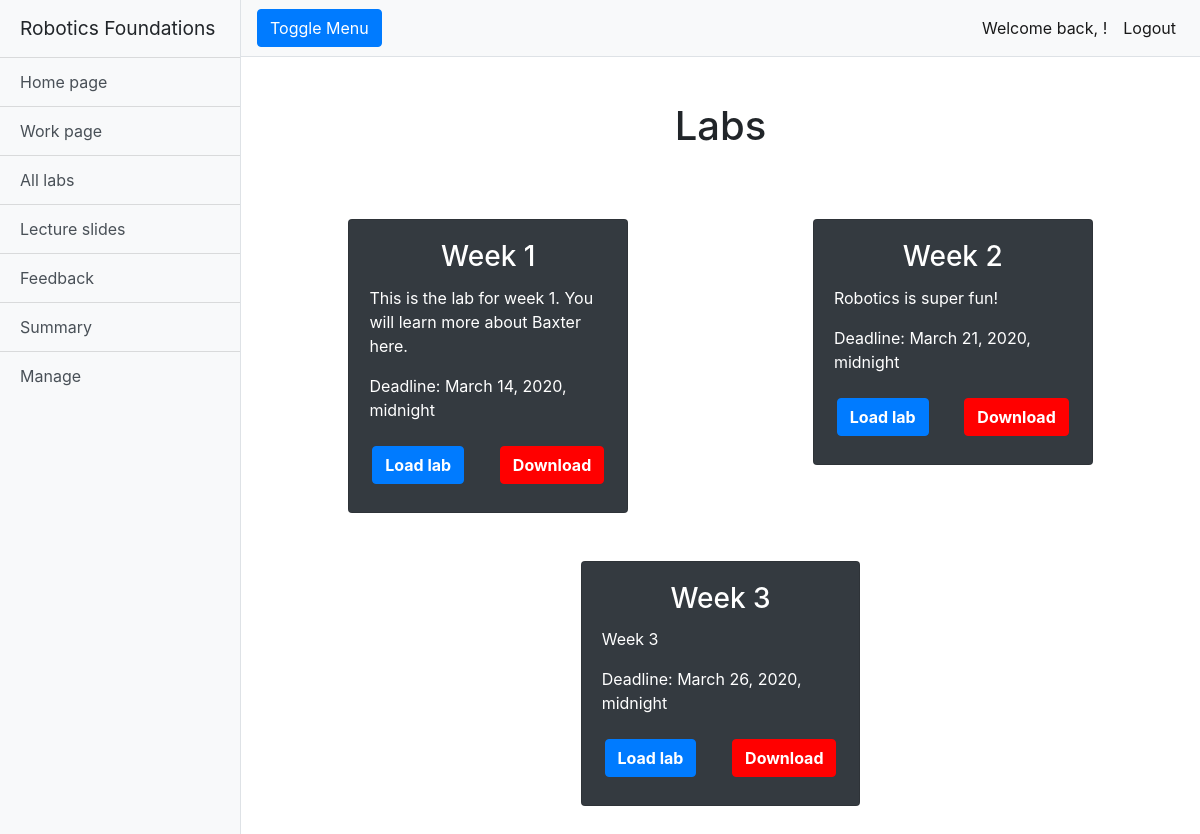
/rfwa/alllabs/ (signed in), run on an earlier commit of the app's database.
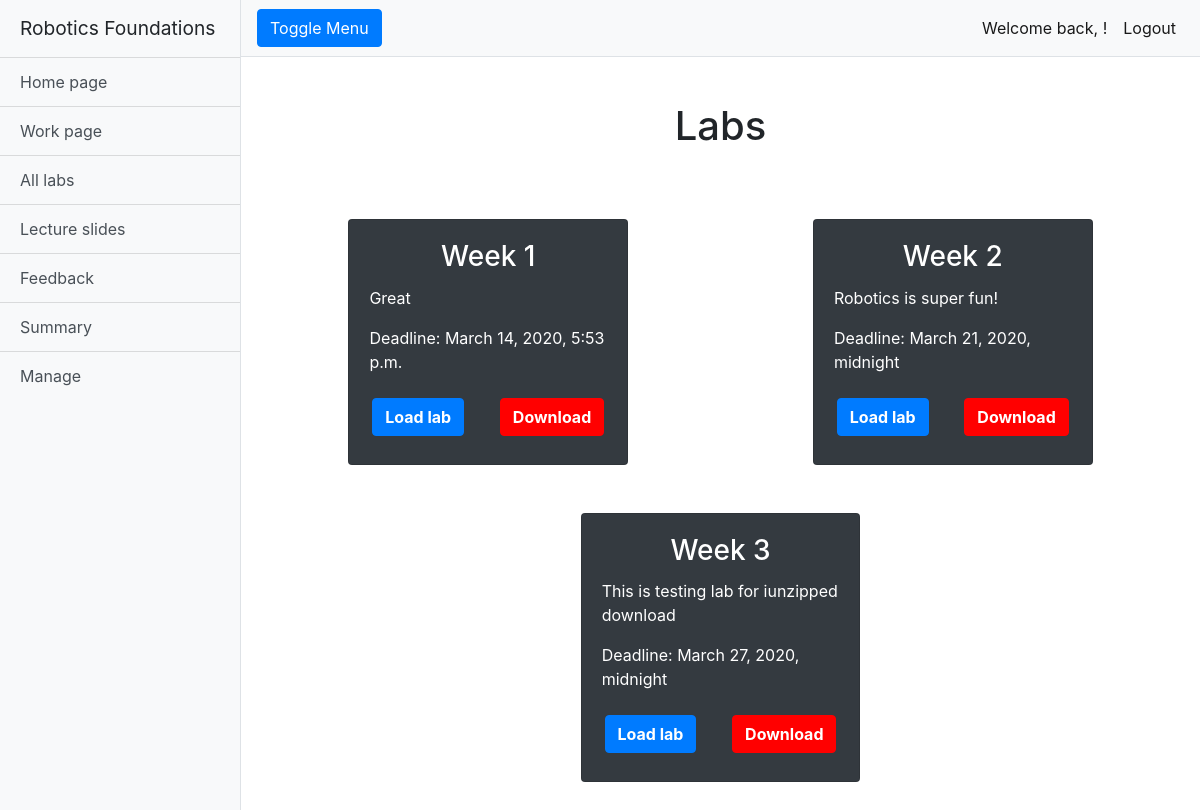
And on a later commit of the database.
### rfwa/models.py (models this page shows, shortened)
class Lab(models.Model):
    name = models.CharField(max_length=128)
    description = models.TextField(max_length=2048)
    open_Date = models.DateTimeField(timezone.now())
    close_Date = models.DateTimeField(timezone.now())
    lab_Files = models.FileField(upload_to='labs/')
    slug = models.SlugField(primary_key=True, blank=True)

### rfwa/views.py (the view)
# urls.py: path('alllabs/', views.alllabs, name='alllabs'),
@login_required
def alllabs(request):
    labs = Lab.objects.order_by('open_Date')
    return render(request, 'rfwa/alllabs.html', {'labs': labs})

### templates/rfwa/alllabs.html (shortened to what this page needs)
{% extends "rfwa/base.html" %}
{% load staticfiles %}
{% block extra_head %}
<link href="{% static 'css/button.css' %}" rel="stylesheet">
{% endblock %}
{% block body_block %}
<div class="container-fluid">
  <h1 class="mt-4">Labs</h1>
  {% if labs %}
  <div class="container-fluid mt-5">
    {% for lab in labs %}
    {% cycle 'row' '' as row silent %}
    {% if row %}
    <div class="row justify-content-around">
      {% endif %}
      <div class="col-sm-10 col-md-10 col-lg-4 mb-5">
        <div class="card bg-dark text-white mx-auto">
          <div class="card-body text-center">
            <h3 class="card-title">{{lab.name}}</h3>
            <p class="card-text text-left">{{lab.description}}</p>
            <p class="card-text text-left">Deadline: {{lab.close_Date}}</p>
            <div class="row pb-2 justify-content-around mt-4">
              <button class="btn btn-primary font-weight-bold load-lab-button" value="{{ lab.lab_Files.path }}">Load
                lab</button>
              <a class="btn btn-primary-red font-weight-bold" href="{% url  'download_lab' lab.slug %}">Download</a>
            </div>
          </div>
        </div>
      </div>
      {% if not row %}
    </div>
    {% endif %}
    {% endfor %}
    {% else %}
    <h2 class="text-center mt-5">There are no labs uploaded.</h2>
    {% endif %}
  </div>
</div>
{% endblock %}

What changed in the data, as far as the page shows it:
changed Lab "Week 1": description "This is the lab for week 1. You will learn more about Baxter here." → "Great"; close_Date "March 14, 2020, midnight" → "March 14, 2020, 5:53 p.m."
changed Lab "Week 3": description "Week 3" → "This is testing lab for iunzipped download"; close_Date "March 26, 2020, midnight" → "March 27, 2020, midnight"
